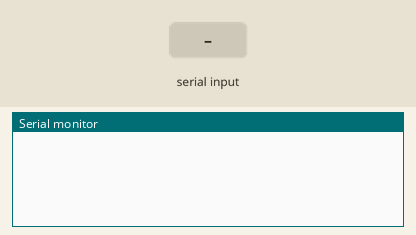
This sketch was run on a simulated ESP32-S3. On the bench: the last lines printed to the serial monitor. Inputs (shaded band) come from the test bench.

Above: at 1.2 s.
1.3 s: "?\n" received over Serial
At 2.5 s:
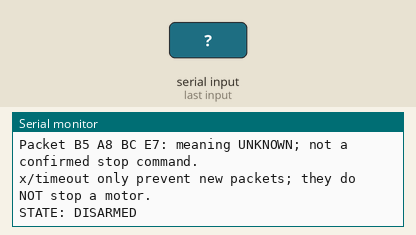
2.8 s: "x\n" received over Serial
At 3.3 s:
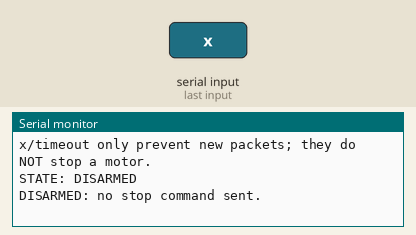
4.3 s: "a\n" received over Serial
At 5.5 s:
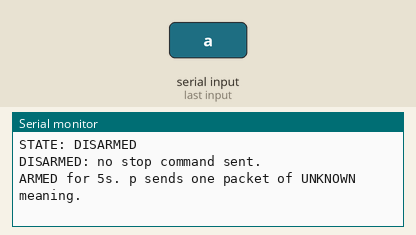
5.8 s: "p\n" received over Serial
At 6.8 s:
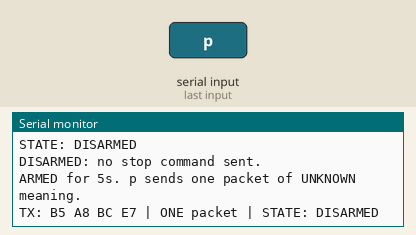
7.3 s: "1\n" received over Serial
At 7.9 s:
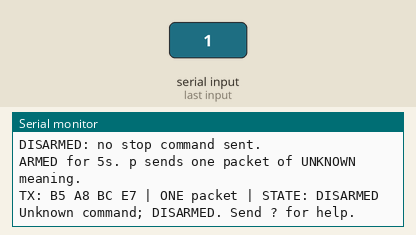
8.8 s: "p\n" received over Serial
At 10.2 s:
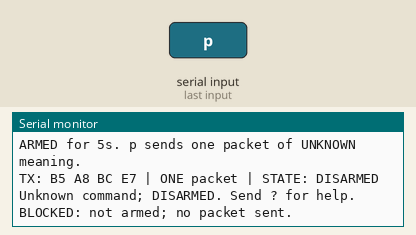

The sketch:

esp32_s3_uart_probe.ino
```cpp
/* SIFAR UART probe v1 - manual, one-shot transmission only.
 * This is a protocol diagnostic, NOT a motor controller or emergency stop.
 * Disconnect IO42 from the hoverboard while uploading/checking USB commands.
 * IO41 stays physically disconnected. No servo or Wi-Fi is initialized.
 * USB CDC On Boot: Enabled. USB monitor: 115200 baud.
 * ?: help/status; a: arm for 5 seconds; p: send ONE captured packet, then disarm;
 * x: cancel arming only (does not send a stop command to the hoverboard).
 * B5 A8 BC E7 was observed with the hoverboard upside down.
 * Its meaning is UNKNOWN. It must not be called neutral/stop/safe.
 */
#include <Arduino.h>

HardwareSerial HoverUart(1);
constexpr int UNUSED_RX_PIN = 41;
constexpr int TX_PIN = 42;
constexpr uint32_t HOVER_BAUD = 9600;
constexpr uint32_t ARM_WINDOW_MS = 5000;
constexpr uint8_t CAPTURED_PACKET[] = {0xB5, 0xA8, 0xBC, 0xE7};
bool armed = false;
uint32_t armedAt = 0;

void showStatus() {
  Serial.println("SIFAR UART PROBE v1 | IO42 TX | 9600 8N1 | no automatic transmission");
  Serial.println("?: status | a: arm 5s | p: send ONE captured packet | x: cancel arming");
  Serial.println("Packet B5 A8 BC E7: meaning UNKNOWN; not a confirmed stop command.");
  Serial.println("x/timeout only prevent new packets; they do NOT stop a motor.");
  Serial.println(armed ? "STATE: ARMED" : "STATE: DISARMED");
}

void setup() {
  Serial.begin(115200);
  // RX is initialized on a known pin but remains physically disconnected.
  // Avoid TX=-1/RX=-1 fallback pin assignments across Arduino core versions.
  HoverUart.begin(HOVER_BAUD, SERIAL_8N1, UNUSED_RX_PIN, TX_PIN);
}

void loop() {
  if (armed && millis() - armedAt >= ARM_WINDOW_MS) {
    armed = false;
    Serial.println("DISARMED: arming expired; no packet sent.");
  }
  if (Serial.available() == 0) return;
  const char command = static_cast<char>(Serial.read());
  if (command == '\r' || command == '\n' || command == ' ') return;

  if (command == '?') {
    showStatus();
  } else if (command == 'x') {
    armed = false;
    Serial.println("DISARMED: no stop command sent.");
  } else if (command == 'a') {
    armedAt = millis();
    armed = true;
    Serial.println("ARMED for 5s. p sends one packet of UNKNOWN meaning.");
  } else if (command == 'p') {
    if (!armed || millis() - armedAt >= ARM_WINDOW_MS) {
      armed = false;
      Serial.println("BLOCKED: not armed; no packet sent.");
      return;
    }
    armed = false;
    const size_t sent = HoverUart.write(CAPTURED_PACKET, sizeof(CAPTURED_PACKET));
    HoverUart.flush();
    if (sent == sizeof(CAPTURED_PACKET)) {
      Serial.println("TX: B5 A8 BC E7 | ONE packet | STATE: DISARMED");
    } else {
      Serial.println("ERROR: incomplete UART write | STATE: DISARMED");
    }
  } else {
    armed = false;
    Serial.println("Unknown command; DISARMED. Send ? for help.");
  }
}
```

Measured:
- after the input at 1.3 s, the serial monitor: prints a new line at once (image 1)
- after the input at 2.8 s, the serial monitor: prints a new line at once (image 2)
- after the input at 4.3 s, the serial monitor: prints a new line at once (image 3)
- after the input at 5.8 s, the serial monitor: prints a new line at once (image 4)
- after the input at 7.3 s, the serial monitor: prints a new line at once (image 5)
- after the input at 8.8 s, the serial monitor: prints a new line at once (image 6)
